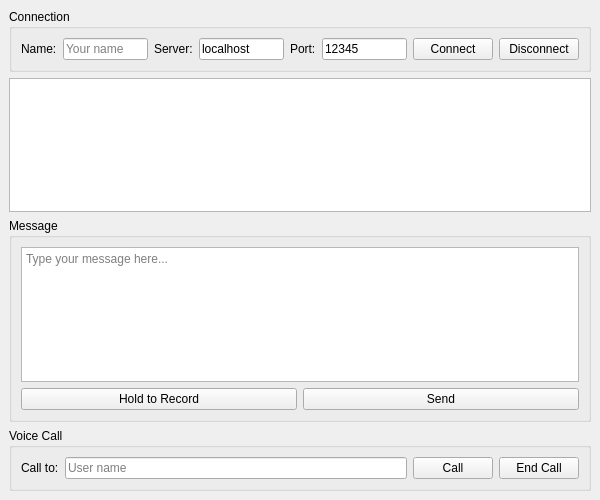
<?xml version="1.0" encoding="UTF-8"?>
<ui version="4.0">
    <class>ClientWindow</class>
    <widget class="QMainWindow" name="ClientWindow">
        <property name="geometry">
            <rect>
                <x>0</x>
                <y>0</y>
                <width>600</width>
                <height>500</height>
            </rect>
        </property>
        <property name="windowTitle">
            <string>Qt Chat Client</string>
        </property>
        <widget class="QWidget" name="centralwidget">
            <layout class="QVBoxLayout" name="verticalLayout">
                <item>
                    <widget class="QGroupBox" name="connectionGroup">
                        <property name="title">
                            <string>Connection</string>
                        </property>
                        <layout class="QHBoxLayout" name="horizontalLayout">
                            <item>
                                <widget class="QLabel" name="label">
                                    <property name="text">
                                        <string>Name:</string>
                                    </property>
                                </widget>
                            </item>
                            <item>
                                <widget class="QLineEdit" name="nameEdit">
                                    <property name="placeholderText">
                                        <string>Your name</string>
                                    </property>
                                </widget>
                            </item>
                            <item>
                                <widget class="QLabel" name="label_2">
                                    <property name="text">
                                        <string>Server:</string>
                                    </property>
                                </widget>
                            </item>
                            <item>
                                <widget class="QLineEdit" name="serverEdit">
                                    <property name="text">
                                        <string>localhost</string>
                                    </property>
                                </widget>
                            </item>
                            <item>
                                <widget class="QLabel" name="label_3">
                                    <property name="text">
                                        <string>Port:</string>
                                    </property>
                                </widget>
                            </item>
                            <item>
                                <widget class="QLineEdit" name="portEdit">
                                    <property name="text">
                                        <string>12345</string>
                                    </property>
                                    <property name="maximumWidth">
                                        <number>80</number>
                                    </property>
                                </widget>
                            </item>
                            <item>
                                <widget class="QPushButton" name="connectButton">
                                    <property name="text">
                                        <string>Connect</string>
                                    </property>
                                </widget>
                            </item>
                            <item>
                                <widget class="QPushButton" name="disconnectButton">
                                    <property name="text">
                                        <string>Disconnect</string>
                                    </property>
                                </widget>
                            </item>
                        </layout>
                    </widget>
                </item>
                <item>
                    <widget class="QTextBrowser" name="messagesView">
                        <property name="html">
                            <string>&lt;!DOCTYPE HTML PUBLIC &quot;-//W3C//DTD HTML 4.0//EN&quot;
                                &quot;http://www.w3.org/TR/REC-html40/strict.dtd&quot;&gt;
                                &lt;html&gt;&lt;head&gt;&lt;meta name=&quot;qrichtext&quot;
                                content=&quot;1&quot; /&gt;&lt;style type=&quot;text/css&quot;&gt;
                                p, li { white-space: pre-wrap; }
                                &lt;/style&gt;&lt;/head&gt;&lt;body style=&quot; font-family:'Sans
                                Serif'; font-size:9pt; font-weight:400; font-style:normal;&quot;&gt;
                                &lt;p style=&quot;-qt-paragraph-type:empty; margin-top:0px;
                                margin-bottom:0px; margin-left:0px; margin-right:0px;
                                -qt-block-indent:0; text-indent:0px;&quot;&gt;&lt;br
                                /&gt;&lt;/p&gt;&lt;/body&gt;&lt;/html&gt;</string>
                        </property>
                    </widget>
                </item>
                <item>
                    <widget class="QGroupBox" name="messageGroup">
                        <property name="title">
                            <string>Message</string>
                        </property>
                        <layout class="QVBoxLayout" name="verticalLayout_2">
                            <item>
                                <widget class="QTextEdit" name="messageEdit">
                                    <property name="placeholderText">
                                        <string>Type your message here...</string>
                                    </property>
                                </widget>
                            </item>
                            <item>
                                <layout class="QHBoxLayout" name="horizontalLayout_2">
                                    <item>
                                        <widget class="QPushButton" name="recordButton">
                                            <property name="text">
                                                <string>Hold to Record</string>
                                            </property>
                                            <property name="checkable">
                                                <bool>false</bool>
                                            </property>
                                        </widget>
                                    </item>
                                    <item>
                                        <widget class="QPushButton" name="sendButton">
                                            <property name="text">
                                                <string>Send</string>
                                            </property>
                                        </widget>
                                    </item>
                                </layout>
                            </item>
                        </layout>
                    </widget>
                </item>
                <item>
                    <widget class="QGroupBox" name="callGroup">
                        <property name="title">
                            <string>Voice Call</string>
                        </property>
                        <layout class="QHBoxLayout" name="horizontalLayout_3">
                            <item>
                                <widget class="QLabel" name="label_4">
                                    <property name="text">
                                        <string>Call to:</string>
                                    </property>
                                </widget>
                            </item>
                            <item>
                                <widget class="QLineEdit" name="callEdit">
                                    <property name="placeholderText">
                                        <string>User name</string>
                                    </property>
                                </widget>
                            </item>
                            <item>
                                <widget class="QPushButton" name="callButton">
                                    <property name="text">
                                        <string>Call</string>
                                    </property>
                                </widget>
                            </item>
                            <item>
                                <widget class="QPushButton" name="endCallButton">
                                    <property name="text">
                                        <string>End Call</string>
                                    </property>
                                </widget>
                            </item>
                        </layout>
                    </widget>
                </item>
            </layout>
        </widget>
    </widget>
    <resources />
    <connections />
</ui>
